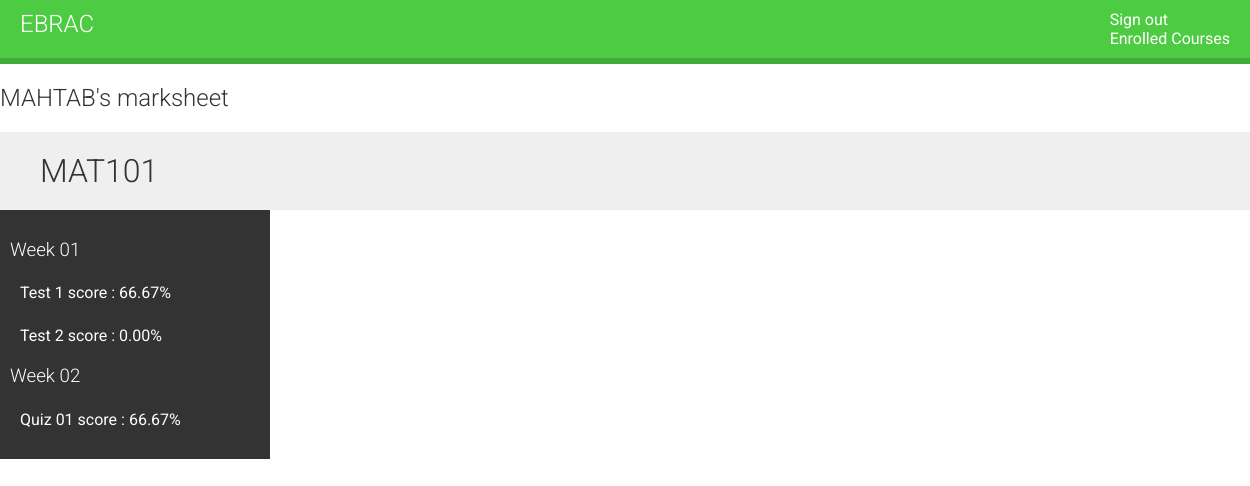
The app's page /students/courses/result/ (signed in) with its own data.
### courses/models.py (models this page shows, shortened)
class Course(models.Model):
    owner = models.ForeignKey(User,
    related_name='courses_created',
    on_delete=models.CASCADE)
    subject = models.ForeignKey(Subject,
                                related_name='courses',
                                on_delete=models.CASCADE)
    title = models.CharField(max_length=200)
    slug = models.SlugField(max_length=200, unique=True)
    overview = models.TextField()
    created = models.DateTimeField(auto_now_add=True)
    students = models.ManyToManyField(User,
                                      related_name='courses_joined',
                                      blank=True)
    class Meta:
        ordering = ['-created']

class Module(models.Model):
    course = models.ForeignKey(Course,
    related_name='modules',
    on_delete=models.CASCADE)
    title = models.CharField(max_length=200)
    description = models.TextField(blank=True)
    order = OrderField(blank=True, for_fields=['course'])
    class Meta:
        ordering = ['order']

class Result(models.Model):
    quiz = models.ForeignKey(Quiz,related_name="quiz_result", on_delete=models.CASCADE)
    user = models.ForeignKey(User,related_name="student_result", on_delete=models.CASCADE)
    score = models.FloatField()

class ItemBase(models.Model):
    owner = models.ForeignKey(User,
    related_name='%(class)s_related',
    on_delete=models.CASCADE)
    title = models.CharField(max_length=250)
    created = models.DateTimeField(auto_now_add=True)
    updated = models.DateTimeField(auto_now=True)
    class Meta:
        abstract = True

class Quiz(ItemBase):
    topic = models.CharField(max_length=120)
    number_of_questions = models.IntegerField()
    time = models.FloatField(help_text="duration of the quiz in minutes")
    required_score_to_pass = models.IntegerField(help_text="required score in %")
    difficulty = models.CharField(max_length=6, choices=DIFF_CHOICES)
    content = GenericRelation(Content)
    ended = models.BooleanField(default=False)
    class Meta:
        verbose_name_plural = 'Quizes'

### students/views.py (the view)
class StudentQuizResultListView(LoginRequiredMixin, ListView):
    model = Result
    context_object_name = 'my_results'
    template_name = 'students/quiz/result.html'
    def get_queryset(self):
        qs = super().get_queryset()
        return qs.filter(user__in=[self.request.user])
    def get_context_data(self, **kwargs):
        context = super().get_context_data(**kwargs)
        courses = {}
        for result in context['my_results']:
            m = result.quiz.content.all()[0].module
            c = m.course
            if c in courses:
                if m in courses[c]:
                    courses[c][m].append(result)
                else:
                    courses[c][m]=[result]
            else:
                courses[c] = {m:[result]}
        context['courses'] = courses
        return context

### students/templates/students/quiz/result.html (shortened to what this page needs)
{% extends "base.html" %}
{% load course %}
{% block content %}
     <h2>{{request.user.username|upper}}'s marksheet</h2>
    {% for key, values in courses.items %}
    <h1>{{key.title}}</h1>
   <div class="contents">
        {% for module,results in values.items %}
            <h3>{{module.title}}</h3>
            <ul id="modules">
                {%for r in results%}
                    <li data-id="{{module.id}}">{{r.quiz.title}} score : {{r.score|floatformat:2}}%</li>
                {%endfor%}
            </ul>
        {%endfor%}
    </div>
    {% empty %}
      <p>
        You are not enrolled in any courses yet.
        <a href="{% url "course_list" %}">Browse courses</a>
        to enroll in a course.
      </p>
    {% endfor %}
{% endblock %}

### courses/static/css/base.css (style rules this page uses)
body { margin:0; font-family:'Roboto', sans-serif; font-weight:400; color:#333; }
ul { float:left; }
h1, h2, h3, h4, h5, h6 { font-family:'Roboto', sans-serif; font-weight:300; }
h1 { background:#efefef; width:100%; overflow:auto; padding:20px 0 20px 40px; margin:0; }
.contents { width:20%; padding:10px; float:left; background:#333; color: #fff; font-family:'Roboto', sans-serif; }
.contents ul { list-style:none; margin:0; padding:0; width:100%; }
.contents ul li { margin:0 0 10px 0; padding:4px 10px 10px; overflow:auto; cursor:move; }

### records on screen
Course: title "MAT101"
Module: title "Week 01"
Result: quiz "Test 1", score "66.67"
Result: quiz "Test 2", score "0.00"
Module: title "Week 02"
Result: quiz "Quiz 01", score "66.67"

### other values on screen
{{ request.user.username|upper }} "MAHTAB"
